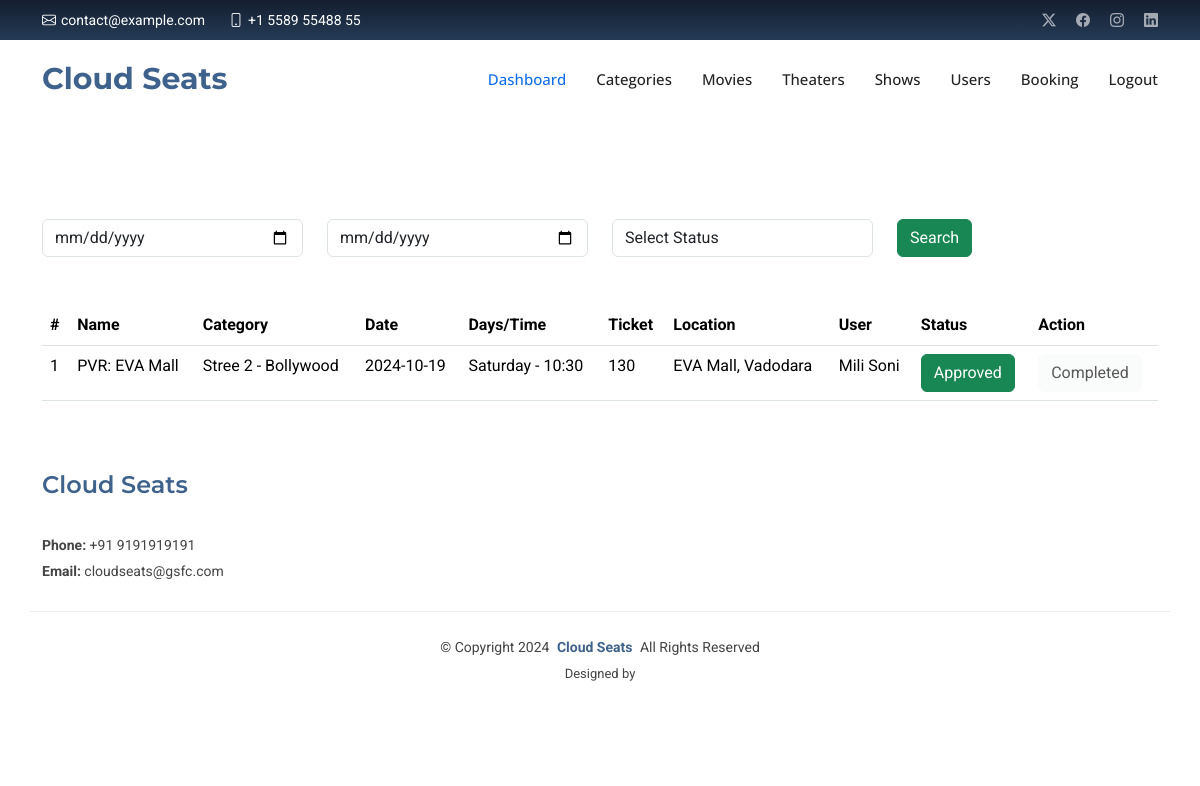
Page /admin/viewallbooking.php (signed in) on the committed database.
### tables this page shows
CREATE TABLE `booking` (
  `bookingid` int(11) NOT NULL,
  `theaterid` int(11) NOT NULL,
  `bookingdate` date NOT NULL,
  `person` varchar(50) NOT NULL,
  `userid` int(11) NOT NULL,
  `status` int(11) NOT NULL
);

CREATE TABLE `theater` (
  `theaterid` int(11) NOT NULL,
  `theater_name` varchar(50) NOT NULL,
  `location` varchar(100) NOT NULL,
  `movieid` varchar(50) NOT NULL,
  `timing` varchar(50) NOT NULL,
  `days` varchar(50) NOT NULL,
  `date` date NOT NULL,
  `price` int(11) NOT NULL
);

CREATE TABLE `movies` (
  `movieid` int(11) NOT NULL,
  `title` varchar(100) NOT NULL,
  `description` varchar(250) NOT NULL,
  `releasedate` date NOT NULL,
  `image` varchar(1000) NOT NULL,
  `trailer` varchar(1000) NOT NULL,
  `rating` varchar(50) NOT NULL,
  `catid` int(11) NOT NULL
);

CREATE TABLE `categories` (
  `catid` int(11) NOT NULL,
  `catname` varchar(50) NOT NULL
);

CREATE TABLE `users` (
  `userId` int(11) NOT NULL,
  `name` varchar(50) NOT NULL,
  `email` varchar(50) NOT NULL,
  `password` varchar(50) NOT NULL,
  `rotype` int(11) NOT NULL
);

### admin/viewallbooking.php (the view, shortened to what this page needs)
<?php
include('../connect.php');
?>
<!DOCTYPE html>
<html lang="en">
<head>
</head>
<body>
<?php include('header.php')  ?>
<div class="container" style="margin-top:100px!important;">
  <form action="viewallbooking.php" method="post">
    <div class="row">
      <div class="col-lg-3">
        <input type="date" name="start" class="form-control">
      </div>
      <div class="col-lg-3">
        <input type="date" name="end" class="form-control">
      </div>
      <div class="col-lg-3">
         <select name="status" id="" class="form-control">
          <option value="">Select Status</option>
         </select>
      </div>
      <div class="col-lg-3">
        <input type="submit" name="btnsearch" value="Search" class="btn btn-success">
      </div>
    </div>
  </form>
</div>
<div class="container">
<div class="row mt-5">
  <div class="col-lg-12">
     <table class="table">
      <tr>
        <th>#</th>
        <th>Name</th>
        <th>Category</th>
        <th>Date</th>
        <th>Days/Time</th>
        <th>Ticket</th>
        <th>Location</th>
        <th>User</th>
        <th>Status</th>
        <th>Action</th>
      </tr>
      <?php
      if(isset($_POST['btnsearch'])){
        $start  = $_POST['start'];
        $end    = $_POST['end'];
        $status = $_POST['status'];
        $total_sale = 0;
        $sql = "select booking.bookingid, booking.bookingdate, booking.person, theater.theater_name, theater.timing, theater.days, theater.price, theater.location, movies.title,  categories.catname, users.name as 'username',
        booking.status
        from booking
        inner join theater on theater.theaterid = booking.theaterid
        inner join users on users.userId = booking.userId
        inner join movies on movies.movieid = theater.movieid
        inner join categories on categories.catid = movies.catid
        where booking.bookingdate between '$start' AND '$end' and booking.status = '$status'";
        $res  = mysqli_query($conn, $sql);
        if(mysqli_num_rows($res) > 0){
          while($data = mysqli_fetch_array($res)){
            $total_sale = $total_sale + $data['price'];
            ?>
          <tr>
          <td><?= $data['bookingid'] ?></td>
            <td><?= $data['theater_name'] ?></td>
            <td><?= $data['title'] ?> - <?= $data['catname'] ?></td>
            <td><?= $data['bookingdate'] ?></td>
            <td><?= $data['days'] ?> - <?= $data['timing'] ?></td>
            <td><?= $data['price'] ?></td>
            <td><?= $data['location'] ?></td>
            <td><?= $data['username'] ?></td>
            <td>
              <?php
              if($data['status'] == 0){
                echo "<a href='#' class='btn btn-warning' > Pending </a>";
              }else{
                echo "<a href='#' class='btn btn-success' > Approved </a>";
              }
              ?>
            </td>
            <td>
              <?php
                if($data['status'] == 1){
                  echo "<button type='button' class='btn btn-light' disabled> Completed </button>";
                }else{
                  echo "<a href='viewallbooking.php?bookingid=".$data['bookingid']."' class='btn btn-primary'> Approve</a>";
                }
              ?>
          </td>
          </tr>
            <?php
          }
            echo "<tr> <td>Total Sale: <strong> Rs.".$total_sale." </strong></td> </tr>";
        }
      }else{
      $sql = "select booking.bookingid, booking.bookingdate, booking.person, theater.theater_name, theater.timing, theater.days, theater.price, theater.location, movies.title,  categories.catname, users.name as 'username',
      booking.status
      from booking
      inner join theater on theater.theaterid = booking.theaterid
      inner join users on users.userId = booking.userId
      inner join movies on movies.movieid = theater.movieid
      inner join categories on categories.catid = movies.catid
      ";
      $res  = mysqli_query($conn, $sql);
      if(mysqli_num_rows($res) > 0){
        while($data = mysqli_fetch_array($res)){
          ?>
          <tr>
          <td><?= $data['bookingid'] ?></td>
            <td><?= $data['theater_name'] ?></td>
            <td><?= $data['title'] ?> - <?= $data['catname'] ?></td>
            <td><?= $data['bookingdate'] ?></td>
            <td><?= $data['days'] ?> - <?= $data['timing'] ?></td>
            <td><?= $data['price'] ?></td>
            <td><?= $data['location'] ?></td>
            <td><?= $data['username'] ?></td>
            <td>
              <?php
              if($data['status'] == 0){
                echo "<a href='#' class='btn btn-warning' > Pending </a>";
              }else{
                echo "<a href='#' class='btn btn-success' > Approved </a>";
              }
              ?>
            </td>
            <td>
            <?php
              if($data['status'] == 1){
                echo "<button type='button' class='btn btn-light' disabled> Completed </button>";
              }else{
                echo "<a href='viewallbooking.php?bookingid=".$data['bookingid']."' class='btn btn-primary'> Approve</a>";
              }
              ?>
          </td>
          </tr>
       <?php
        }
      }else{
        echo 'no booking found';
      }
    }
      ?>
     </table>
  </div>
</div>
</div>
<?php include('footer.php')  ?>
</body>
</html>

### assets/css/main.css (style rules this page uses)
:root { --default-font: "Roboto", system-ui, -apple-system, "Segoe UI", Roboto, "Helvetica Neue", Arial, "Noto Sans", "Liberation Sans", sans-serif, "Apple Color Emoji", "Segoe UI Emoji", "Segoe UI Symbol", "Noto Color Emoji"; --heading-font: "Montserrat", sans-serif; --nav-font: "Open Sans", sans-serif; }
:root { --background-color: #ffffff; --default-color: #444444; --heading-color: #222222; --accent-color: #106eea; --surface-color: #ffffff; --contrast-color: #ffffff; }
:root { --nav-color: #222222; --nav-hover-color: #106eea; --nav-mobile-background-color: #ffffff; --nav-dropdown-background-color: #ffffff; --nav-dropdown-color: #222222; --nav-dropdown-hover-color: #106eea; }
:root { scroll-behavior: smooth; }
body { color: var(--default-color); background-color: var(--background-color); font-family: var(--default-font); }
a { color: var(--accent-color); text-decoration: none; transition: 0.3s; }

### rows in the picture
booking: bookingid "1", theaterid.theater_name "PVR: EVA Mall", movies.title "Stree 2", categories.catname "Bollywood", bookingdate "2024-10-19", theaterid.days "Saturday", theaterid.timing "10:30", theaterid.price "130", theaterid.location "EVA Mall, Vadodara", userid.name "Mili Soni", status "Approved"
